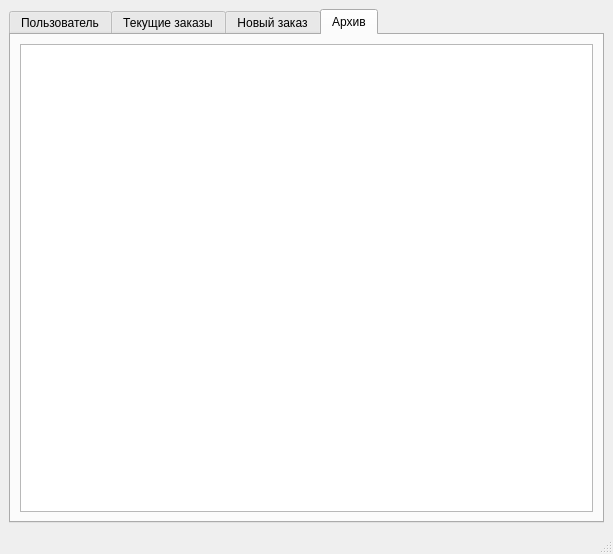
<?xml version="1.0" encoding="UTF-8"?>
<ui version="4.0">
 <class>User</class>
 <widget class="QMainWindow" name="User">
  <property name="geometry">
   <rect>
    <x>0</x>
    <y>0</y>
    <width>613</width>
    <height>554</height>
   </rect>
  </property>
  <property name="windowTitle">
   <string>Заказчик</string>
  </property>
  <property name="windowIcon">
   <iconset>
    <normaloff>./logo.png</normaloff>./logo.png</iconset>
  </property>
  <widget class="QWidget" name="centralwidget">
   <layout class="QGridLayout" name="gridLayout_2">
    <item row="0" column="0">
     <widget class="QTabWidget" name="tabWidget">
      <property name="currentIndex">
       <number>3</number>
      </property>
      <widget class="QWidget" name="tab">
       <attribute name="title">
        <string>Пользователь</string>
       </attribute>
       <layout class="QGridLayout" name="gridLayout_3">
        <item row="8" column="0" colspan="3">
         <layout class="QGridLayout" name="gridLayout_5">
          <item row="1" column="2">
           <widget class="QPushButton" name="pB_save_info">
            <property name="text">
             <string>Сохранить</string>
            </property>
           </widget>
          </item>
          <item row="1" column="1">
           <spacer name="horizontalSpacer_3">
            <property name="orientation">
             <enum>Qt::Horizontal</enum>
            </property>
            <property name="sizeHint" stdset="0">
             <size>
              <width>40</width>
              <height>20</height>
             </size>
            </property>
           </spacer>
          </item>
          <item row="1" column="0">
           <widget class="QLabel" name="label_10">
            <property name="text">
             <string>* Поля, обязательные к заполнению</string>
            </property>
           </widget>
          </item>
         </layout>
        </item>
        <item row="5" column="1">
         <widget class="QPushButton" name="pushButton_change_acc">
          <property name="text">
           <string>Сменить пользователя</string>
          </property>
         </widget>
        </item>
        <item row="1" column="1">
         <spacer name="verticalSpacer">
          <property name="orientation">
           <enum>Qt::Vertical</enum>
          </property>
          <property name="sizeType">
           <enum>QSizePolicy::Expanding</enum>
          </property>
          <property name="sizeHint" stdset="0">
           <size>
            <width>248</width>
            <height>115</height>
           </size>
          </property>
         </spacer>
        </item>
        <item row="4" column="1">
         <layout class="QGridLayout" name="gridLayout">
          <item row="5" column="0">
           <widget class="QLabel" name="label_6">
            <property name="sizePolicy">
             <sizepolicy hsizetype="Fixed" vsizetype="Fixed">
              <horstretch>0</horstretch>
              <verstretch>0</verstretch>
             </sizepolicy>
            </property>
            <property name="maximumSize">
             <size>
              <width>16777215</width>
              <height>16777215</height>
             </size>
            </property>
            <property name="styleSheet">
             <string notr="true"/>
            </property>
            <property name="text">
             <string>Подтверждение пароля</string>
            </property>
            <property name="margin">
             <number>0</number>
            </property>
           </widget>
          </item>
          <item row="1" column="0">
           <widget class="QLabel" name="label_4">
            <property name="sizePolicy">
             <sizepolicy hsizetype="Fixed" vsizetype="Fixed">
              <horstretch>0</horstretch>
              <verstretch>0</verstretch>
             </sizepolicy>
            </property>
            <property name="text">
             <string>Имя*</string>
            </property>
            <property name="alignment">
             <set>Qt::AlignLeading|Qt::AlignLeft|Qt::AlignVCenter</set>
            </property>
           </widget>
          </item>
          <item row="4" column="1">
           <widget class="QLineEdit" name="lineE_passwd">
            <property name="enabled">
             <bool>true</bool>
            </property>
            <property name="sizePolicy">
             <sizepolicy hsizetype="Fixed" vsizetype="Fixed">
              <horstretch>0</horstretch>
              <verstretch>0</verstretch>
             </sizepolicy>
            </property>
            <property name="baseSize">
             <size>
              <width>0</width>
              <height>0</height>
             </size>
            </property>
            <property name="focusPolicy">
             <enum>Qt::StrongFocus</enum>
            </property>
            <property name="styleSheet">
             <string notr="true"/>
            </property>
            <property name="alignment">
             <set>Qt::AlignLeading|Qt::AlignLeft|Qt::AlignVCenter</set>
            </property>
           </widget>
          </item>
          <item row="3" column="0">
           <widget class="QLabel" name="lbl_login">
            <property name="enabled">
             <bool>true</bool>
            </property>
            <property name="sizePolicy">
             <sizepolicy hsizetype="Fixed" vsizetype="Fixed">
              <horstretch>0</horstretch>
              <verstretch>0</verstretch>
             </sizepolicy>
            </property>
            <property name="baseSize">
             <size>
              <width>0</width>
              <height>0</height>
             </size>
            </property>
            <property name="focusPolicy">
             <enum>Qt::NoFocus</enum>
            </property>
            <property name="text">
             <string>Логин</string>
            </property>
            <property name="alignment">
             <set>Qt::AlignLeading|Qt::AlignLeft|Qt::AlignVCenter</set>
            </property>
           </widget>
          </item>
          <item row="2" column="1">
           <widget class="QLineEdit" name="lineEdit_middle_name">
            <property name="sizePolicy">
             <sizepolicy hsizetype="Fixed" vsizetype="Fixed">
              <horstretch>0</horstretch>
              <verstretch>0</verstretch>
             </sizepolicy>
            </property>
            <property name="styleSheet">
             <string notr="true"/>
            </property>
           </widget>
          </item>
          <item row="6" column="0">
           <widget class="QLabel" name="label_2">
            <property name="text">
             <string>Телефон*</string>
            </property>
           </widget>
          </item>
          <item row="1" column="1">
           <widget class="QLineEdit" name="lineEdit_name">
            <property name="sizePolicy">
             <sizepolicy hsizetype="Fixed" vsizetype="Fixed">
              <horstretch>0</horstretch>
              <verstretch>0</verstretch>
             </sizepolicy>
            </property>
            <property name="styleSheet">
             <string notr="true"/>
            </property>
           </widget>
          </item>
          <item row="7" column="0">
           <widget class="QLabel" name="label_7">
            <property name="text">
             <string>Электронная почта*</string>
            </property>
           </widget>
          </item>
          <item row="5" column="1">
           <widget class="QLineEdit" name="lineE_passwd_confirm">
            <property name="sizePolicy">
             <sizepolicy hsizetype="Fixed" vsizetype="Fixed">
              <horstretch>0</horstretch>
              <verstretch>0</verstretch>
             </sizepolicy>
            </property>
            <property name="styleSheet">
             <string notr="true"/>
            </property>
           </widget>
          </item>
          <item row="4" column="0">
           <widget class="QLabel" name="lbl_passwd">
            <property name="enabled">
             <bool>true</bool>
            </property>
            <property name="sizePolicy">
             <sizepolicy hsizetype="Fixed" vsizetype="Fixed">
              <horstretch>0</horstretch>
              <verstretch>0</verstretch>
             </sizepolicy>
            </property>
            <property name="baseSize">
             <size>
              <width>0</width>
              <height>0</height>
             </size>
            </property>
            <property name="focusPolicy">
             <enum>Qt::NoFocus</enum>
            </property>
            <property name="text">
             <string>Новый пароль</string>
            </property>
            <property name="alignment">
             <set>Qt::AlignLeading|Qt::AlignLeft|Qt::AlignVCenter</set>
            </property>
           </widget>
          </item>
          <item row="6" column="1">
           <widget class="QLineEdit" name="lineEdit_phone">
            <property name="sizePolicy">
             <sizepolicy hsizetype="Fixed" vsizetype="Fixed">
              <horstretch>0</horstretch>
              <verstretch>0</verstretch>
             </sizepolicy>
            </property>
           </widget>
          </item>
          <item row="0" column="1">
           <widget class="QLineEdit" name="lineE_surname">
            <property name="sizePolicy">
             <sizepolicy hsizetype="Fixed" vsizetype="Fixed">
              <horstretch>0</horstretch>
              <verstretch>0</verstretch>
             </sizepolicy>
            </property>
            <property name="styleSheet">
             <string notr="true"/>
            </property>
           </widget>
          </item>
          <item row="0" column="0">
           <widget class="QLabel" name="label_3">
            <property name="sizePolicy">
             <sizepolicy hsizetype="Fixed" vsizetype="Fixed">
              <horstretch>0</horstretch>
              <verstretch>0</verstretch>
             </sizepolicy>
            </property>
            <property name="text">
             <string>Фамилия*</string>
            </property>
            <property name="alignment">
             <set>Qt::AlignLeading|Qt::AlignLeft|Qt::AlignVCenter</set>
            </property>
           </widget>
          </item>
          <item row="7" column="1">
           <widget class="QLineEdit" name="lineEdit_email">
            <property name="sizePolicy">
             <sizepolicy hsizetype="Fixed" vsizetype="Fixed">
              <horstretch>0</horstretch>
              <verstretch>0</verstretch>
             </sizepolicy>
            </property>
           </widget>
          </item>
          <item row="2" column="0">
           <widget class="QLabel" name="label_5">
            <property name="sizePolicy">
             <sizepolicy hsizetype="Fixed" vsizetype="Fixed">
              <horstretch>0</horstretch>
              <verstretch>0</verstretch>
             </sizepolicy>
            </property>
            <property name="text">
             <string>Отчество*</string>
            </property>
            <property name="alignment">
             <set>Qt::AlignLeading|Qt::AlignLeft|Qt::AlignVCenter</set>
            </property>
           </widget>
          </item>
          <item row="3" column="1">
           <widget class="QLabel" name="label_login">
            <property name="text">
             <string>...</string>
            </property>
           </widget>
          </item>
         </layout>
        </item>
        <item row="7" column="1">
         <spacer name="verticalSpacer_2">
          <property name="orientation">
           <enum>Qt::Vertical</enum>
          </property>
          <property name="sizeHint" stdset="0">
           <size>
            <width>20</width>
            <height>122</height>
           </size>
          </property>
         </spacer>
        </item>
        <item row="4" column="2">
         <spacer name="horizontalSpacer_2">
          <property name="orientation">
           <enum>Qt::Horizontal</enum>
          </property>
          <property name="sizeHint" stdset="0">
           <size>
            <width>40</width>
            <height>20</height>
           </size>
          </property>
         </spacer>
        </item>
        <item row="4" column="0">
         <spacer name="horizontalSpacer">
          <property name="orientation">
           <enum>Qt::Horizontal</enum>
          </property>
          <property name="sizeHint" stdset="0">
           <size>
            <width>40</width>
            <height>20</height>
           </size>
          </property>
         </spacer>
        </item>
       </layout>
      </widget>
      <widget class="QWidget" name="tab_2">
       <attribute name="title">
        <string>Текущие заказы</string>
       </attribute>
       <layout class="QGridLayout" name="gridLayout_10">
        <item row="0" column="0">
         <widget class="QTableView" name="tableView_cur_orders"/>
        </item>
       </layout>
      </widget>
      <widget class="QWidget" name="tab_4">
       <attribute name="title">
        <string>Новый заказ</string>
       </attribute>
       <layout class="QGridLayout" name="gridLayout_8">
        <item row="0" column="1">
         <spacer name="verticalSpacer_3">
          <property name="orientation">
           <enum>Qt::Vertical</enum>
          </property>
          <property name="sizeHint" stdset="0">
           <size>
            <width>20</width>
            <height>40</height>
           </size>
          </property>
         </spacer>
        </item>
        <item row="1" column="2">
         <spacer name="horizontalSpacer_5">
          <property name="orientation">
           <enum>Qt::Horizontal</enum>
          </property>
          <property name="sizeHint" stdset="0">
           <size>
            <width>40</width>
            <height>20</height>
           </size>
          </property>
         </spacer>
        </item>
        <item row="2" column="1">
         <spacer name="verticalSpacer_4">
          <property name="orientation">
           <enum>Qt::Vertical</enum>
          </property>
          <property name="sizeHint" stdset="0">
           <size>
            <width>20</width>
            <height>40</height>
           </size>
          </property>
         </spacer>
        </item>
        <item row="1" column="1">
         <layout class="QGridLayout" name="gridLayout_6">
          <item row="0" column="0">
           <widget class="QLabel" name="label_8">
            <property name="text">
             <string>Тип изделия</string>
            </property>
           </widget>
          </item>
          <item row="2" column="1">
           <widget class="QComboBox" name="comboBox_route_number">
            <property name="sizePolicy">
             <sizepolicy hsizetype="Preferred" vsizetype="Fixed">
              <horstretch>0</horstretch>
              <verstretch>0</verstretch>
             </sizepolicy>
            </property>
           </widget>
          </item>
          <item row="0" column="1">
           <widget class="QComboBox" name="comboBox_type_product"/>
          </item>
          <item row="5" column="0">
           <widget class="QLabel" name="label_17">
            <property name="text">
             <string>Количество</string>
            </property>
           </widget>
          </item>
          <item row="5" column="1">
           <widget class="QSpinBox" name="spinBox_count">
            <property name="minimum">
             <number>1</number>
            </property>
            <property name="maximum">
             <number>100</number>
            </property>
           </widget>
          </item>
          <item row="1" column="1">
           <widget class="QComboBox" name="comboBox_type_transport"/>
          </item>
          <item row="2" column="0">
           <widget class="QLabel" name="label_13">
            <property name="text">
             <string>Номер маршрута</string>
            </property>
           </widget>
          </item>
          <item row="1" column="0">
           <widget class="QLabel" name="label_12">
            <property name="text">
             <string>Тип транспорта</string>
            </property>
           </widget>
          </item>
         </layout>
        </item>
        <item row="3" column="0" colspan="3">
         <layout class="QGridLayout" name="gridLayout_7">
          <item row="1" column="0">
           <spacer name="horizontalSpacer_6">
            <property name="orientation">
             <enum>Qt::Horizontal</enum>
            </property>
            <property name="sizeHint" stdset="0">
             <size>
              <width>40</width>
              <height>20</height>
             </size>
            </property>
           </spacer>
          </item>
          <item row="1" column="1">
           <widget class="QPushButton" name="pB_save_new_order">
            <property name="text">
             <string>Сохранить</string>
            </property>
           </widget>
          </item>
         </layout>
        </item>
        <item row="1" column="0">
         <spacer name="horizontalSpacer_4">
          <property name="orientation">
           <enum>Qt::Horizontal</enum>
          </property>
          <property name="sizeHint" stdset="0">
           <size>
            <width>40</width>
            <height>20</height>
           </size>
          </property>
         </spacer>
        </item>
       </layout>
      </widget>
      <widget class="QWidget" name="tab_3">
       <attribute name="title">
        <string>Архив</string>
       </attribute>
       <layout class="QGridLayout" name="gridLayout_12">
        <item row="0" column="0">
         <widget class="QTableView" name="tableView_archive"/>
        </item>
       </layout>
      </widget>
     </widget>
    </item>
   </layout>
  </widget>
  <widget class="QMenuBar" name="menubar">
   <property name="geometry">
    <rect>
     <x>0</x>
     <y>0</y>
     <width>613</width>
     <height>21</height>
    </rect>
   </property>
  </widget>
  <widget class="QStatusBar" name="statusbar"/>
 </widget>
 <tabstops>
  <tabstop>tabWidget</tabstop>
  <tabstop>lineE_surname</tabstop>
  <tabstop>lineEdit_name</tabstop>
  <tabstop>lineEdit_middle_name</tabstop>
  <tabstop>lineE_passwd</tabstop>
  <tabstop>lineE_passwd_confirm</tabstop>
  <tabstop>lineEdit_phone</tabstop>
  <tabstop>lineEdit_email</tabstop>
  <tabstop>pushButton_change_acc</tabstop>
  <tabstop>pB_save_info</tabstop>
  <tabstop>tableView_cur_orders</tabstop>
  <tabstop>comboBox_type_product</tabstop>
  <tabstop>comboBox_type_transport</tabstop>
  <tabstop>comboBox_route_number</tabstop>
  <tabstop>spinBox_count</tabstop>
  <tabstop>pB_save_new_order</tabstop>
  <tabstop>tableView_archive</tabstop>
 </tabstops>
 <resources/>
 <connections/>
</ui>
